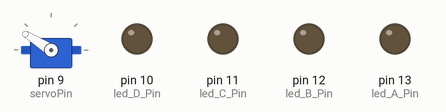
This sketch was run on a simulated Arduino Uno, built with avr-gcc and run on an emulated ATmega328P. On the bench: servo, output pins drawn as LEDs (lit = HIGH). What the sketch prints to the serial monitor is not drawn.

Above: at 2.41 s.
At 7.61 s:
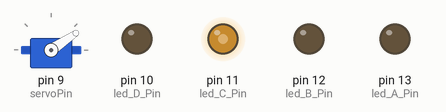
At 8.23 s:
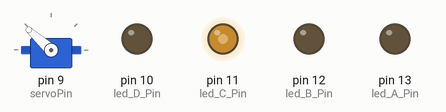
At 19.45 s:
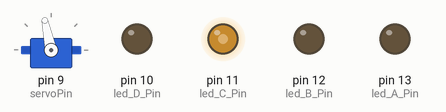
At 20.05 s:
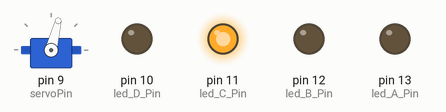
At 31.59 s:
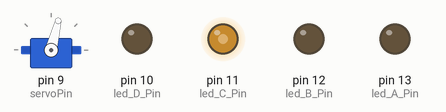
Timing chart, 0 to 40.0 s (numbered marks = the images above):
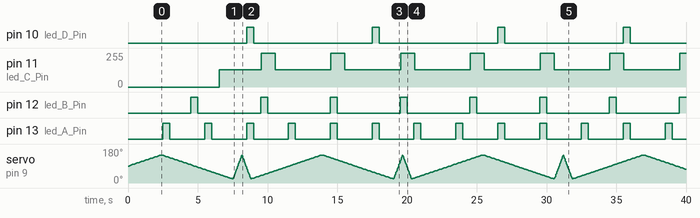

The sketch:

Servo_lights.ino
```cpp
// ----------LIBRARIES--------------

#include <Servo.h>


// --------CONSTANTS (won't change)---------------
const int led_A_Pin = 13;
const int led_B_Pin = 12;
const int led_C_Pin = 11;
const int led_D_Pin = 10;

const int servoPin = 9; // the pin number for the servo signal


const int led_A_Interval = 2500;
const int led_B_Interval = 4500;
const int led_C_Interval = 6500;
const int led_D_Interval = 8500;

const int blinkDuration = 500;

const int servoMinDegrees = 20; // the limits to servo movement
const int servoMaxDegrees = 150;

//------------ VARIABLES (will change)---------------------

byte led_A_State = LOW;           //   LOW = off
byte led_B_State = LOW;
byte led_C_State = LOW;
byte led_D_State = LOW;

Servo myservo;  // create servo object to control a servo

int servoPosition = 90;     // the current angle of the servo - starting at 90.
int servoSlowInterval = 80; // millisecs between servo moves
int servoFastInterval = 10;
int servoInterval = servoSlowInterval; // initial millisecs between servo moves
int servoDegrees = 2;       // amount servo moves at each step
                            //    will be changed to negative value for movement in the other direction

unsigned long currentMillis = 0;    // stores the value of millis() in each iteration of loop()
unsigned long previousOnBoardLedMillis = 0;   // will store last time the LED was updated
unsigned long previousLed_A_Millis = 0;
unsigned long previousLed_B_Millis = 0;
unsigned long previousLed_C_Millis = 0;
unsigned long previousLed_D_Millis = 0;


unsigned long previousButtonMillis = 0; // time when button press last checked

unsigned long previousServoMillis = 0; // the time when the servo was last moved


void setup() {
  // put your setup code here, to run once:
  Serial.begin(9600);
  Serial.println("Starting SeveralThingsAtTheSameTimeRev1.ino");  // so we know what sketch is running

  pinMode(led_A_Pin, OUTPUT);
  pinMode(led_B_Pin, OUTPUT);
  pinMode(led_C_Pin, OUTPUT);
  pinMode(led_D_Pin, OUTPUT);

  myservo.write(servoPosition); // sets the initial position
  myservo.attach(servoPin);
}

void loop() {
  // put your main code here, to run repeatedly:
currentMillis = millis();

            // call the functions that do the work
  updateLed_A_State();
  updateLed_B_State();
  updateLed_C_State();
  updateLed_D_State();
  switchLeds();
  servoSweep();


}

//========================================

void updateLed_A_State() {

  if (led_A_State == LOW) {
    if (currentMillis - previousLed_A_Millis >= led_A_Interval) {
       led_A_State = HIGH;
       previousLed_A_Millis += led_A_Interval;
    }
  }
  else {
    if (currentMillis - previousLed_A_Millis >= blinkDuration) {
       led_A_State = LOW;
       previousLed_A_Millis += blinkDuration;
    }
  }
}

//========================================

void updateLed_B_State() {

  if (led_B_State == LOW) {
    if (currentMillis - previousLed_B_Millis >= led_B_Interval) {
       led_B_State = HIGH;
       previousLed_B_Millis += led_B_Interval;
    }
  }
  else {
    if (currentMillis - previousLed_B_Millis >= blinkDuration) {
       led_B_State = LOW;
       previousLed_B_Millis += blinkDuration;
    }
  }
}
//========================================

void updateLed_C_State() {

  if (led_C_State == LOW) {
    if (currentMillis - previousLed_C_Millis >= led_C_Interval) {
       led_C_State = HIGH;
       previousLed_C_Millis += led_C_Interval;
    }
  }
  else {
    if (currentMillis - previousLed_B_Millis >= blinkDuration) {
       led_C_State = LOW;
       previousLed_C_Millis += blinkDuration;
    }
  }
}

//========================================

void updateLed_D_State() {

  if (led_D_State == LOW) {
    if (currentMillis - previousLed_D_Millis >= led_D_Interval) {
       led_D_State = HIGH;
       previousLed_D_Millis += led_D_Interval;
    }
  }
  else {
    if (currentMillis - previousLed_D_Millis >= blinkDuration) {
       led_D_State = LOW;
       previousLed_D_Millis += blinkDuration;
    }
  }
}
//========================================
void switchLeds() {
      // this is the code that actually switches the LEDs on and off


  digitalWrite(led_A_Pin, led_A_State);
  digitalWrite(led_B_Pin, led_B_State);
  digitalWrite(led_C_Pin, led_C_State);
  digitalWrite(led_D_Pin, led_D_State);
}

//========================================
void servoSweep() {

      // this is similar to the servo sweep example except that it uses millis() rather than delay()

      // nothing happens unless the interval has expired
      // the value of currentMillis was set in loop()

  if (currentMillis - previousServoMillis >= servoInterval) {
        // its time for another move
    previousServoMillis += servoInterval;

    servoPosition = servoPosition + servoDegrees; // servoDegrees might be negative

    if (servoPosition <= servoMinDegrees) {
          // when the servo gets to its minimum position change the interval to change the speed
       if (servoInterval == servoSlowInterval) {
         servoInterval = servoFastInterval;
       }
       else {
        servoInterval = servoSlowInterval;
       }
    }

    if ((servoPosition >= servoMaxDegrees) || (servoPosition <= servoMinDegrees))  {
          // if the servo is at either extreme change the sign of the degrees to make it move the other way
      servoDegrees = - servoDegrees; // reverse direction
          // and update the position to ensure it is within range
      servoPosition = servoPosition + servoDegrees;
    }

        // make the servo move to the next position
    myservo.write(servoPosition);
        // and record the time when the move happened

  }

}

//========================================END
```

Measured:
- by itself, pin 10 (led_D_Pin): alternates HIGH for 0.50 s and LOW for 8.5 s
- by itself, pin 12 (led_B_Pin): alternates HIGH for 0.50 s and LOW for 4.5 s
- by itself, pin 13 (led_A_Pin): alternates HIGH for 0.50 s and LOW for 2.5 s
